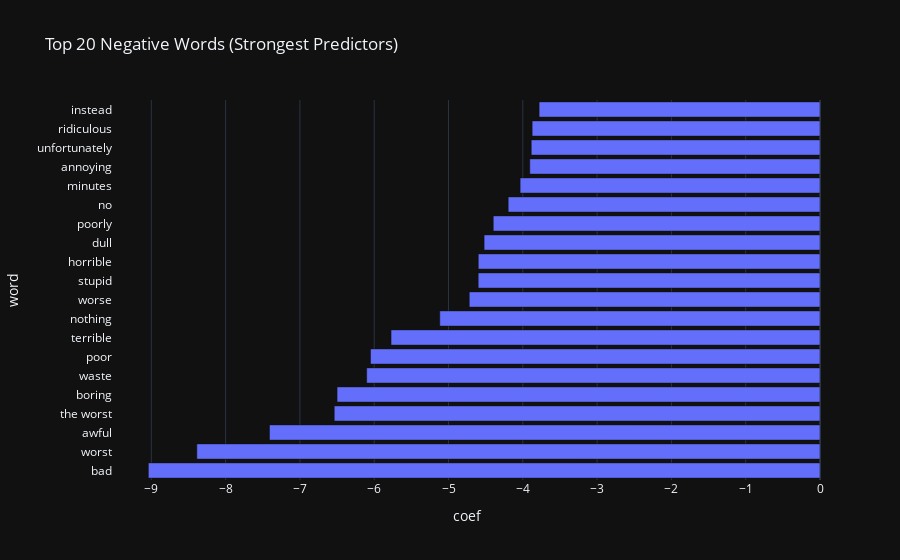

Here is the notebook cell this chart was saved with:
### Code cell
fig = px.bar(top_20_neg,
             x='coef',
             y='word',
             title='Top 20 Negative Words (Strongest Predictors)')

fig.show()

### Figure 1 — Plotly figure (JSON) as saved in the notebook; plotly's stock layout.template omitted (floating-point values rounded to 4 significant figures)
{"data": [{"hovertemplate": "coef=%{x}<br>word=%{y}<extra></extra>", "legendgroup": "", "marker": {"color": "#636efa", "pattern": {"shape": ""}}, "name": "", "orientation": "h", "showlegend": false, "textposition": "auto", "x": [-9.04, -8.388, -7.41, -6.538, -6.5, -6.102, -6.05, -5.774, -5.118, -4.721, -4.601, -4.6, -4.521, -4.398, -4.197, -4.036, -3.906, -3.887, -3.874, -3.781], "xaxis": "x", "y": ["bad", "worst", "awful", "the worst", "boring", "waste", "poor", "terrible", "nothing", "worse", "stupid", "horrible", "dull", "poorly", "no", "minutes", "annoying", "unfortunately", "ridiculous", "instead"], "yaxis": "y", "type": "bar"}], "layout": {"xaxis": {"anchor": "y", "domain": [0.0, 1.0], "title": {"text": "coef"}}, "yaxis": {"anchor": "x", "domain": [0.0, 1.0], "title": {"text": "word"}}, "legend": {"tracegroupgap": 0}, "title": {"text": "Top 20 Negative Words (Strongest Predictors)"}, "barmode": "relative"}}
